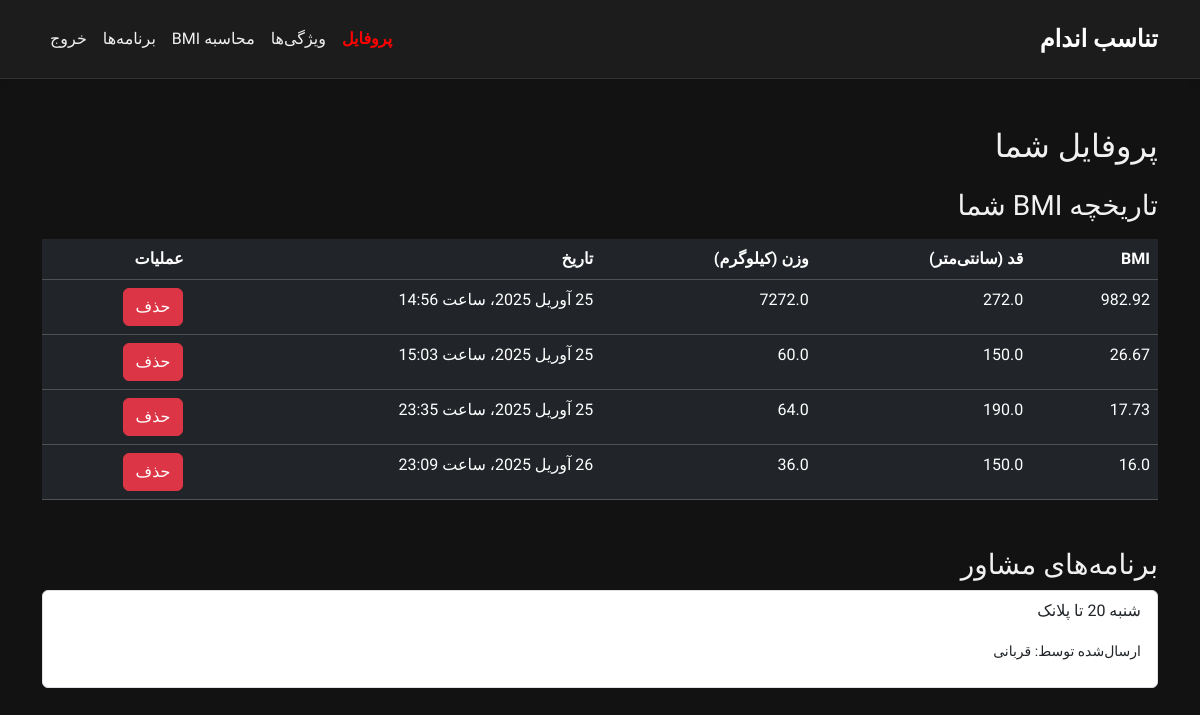
/profile/ (signed in), run on the app's committed database.
### appone/models.py (models this page shows, shortened)
class BMIHistory(models.Model):
    user = models.ForeignKey(User, on_delete=models.CASCADE)
    height = models.FloatField()  # قد دانش‌آموز
    weight = models.FloatField()  # وزن دانش‌آموز
    bmi = models.FloatField()  # شاخص BMI
    date_created = models.DateTimeField(auto_now_add=True)  # زمان ایجاد BMI

class HealthProgram(models.Model):
    user = models.ForeignKey(User, on_delete=models.CASCADE)
    consultant = models.ForeignKey('Consultant', on_delete=models.CASCADE)
    program_text = models.TextField()  # برنامه ارسال شده
    date_assigned = models.DateTimeField(auto_now_add=True)  # زمان ارسال برنامه

class Consultant(models.Model):
    user = models.OneToOneField(User, on_delete=models.CASCADE)
    name = models.CharField(max_length=100)  # نام مشاور
    code = models.CharField(max_length=20, unique=True)  # کد مشاور برای شناسایی

### appone/views.py (the view)
# urls.py: path('profile/', views.profile, name='profile'),
@login_required
def profile(request):
    bmi_history = BMIHistory.objects.filter(user=request.user)
    health_programs = HealthProgram.objects.filter(user=request.user)
    return render(request, 'profile.html', {'bmi_history': bmi_history, 'health_programs': health_programs})

### appone/templates/profile.html (shortened to what this page needs)
<!DOCTYPE html>
<html lang="fa" dir="rtl">
<head>
    <link href="https://cdn.jsdelivr.net/npm/bootstrap@5.3.2/dist/css/bootstrap.rtl.min.css" rel="stylesheet" />
</head>
<body>
    <header>
        <nav class="navbar navbar-expand-lg navbar-light py-3">
            <div class="container">
                <a class="navbar-brand" href="#">تناسب اندام</a>
                <div class="collapse navbar-collapse" id="navbarNav">
                    <ul class="navbar-nav ms-auto">
                        <li class="nav-item">
                            <a class="nav-link active" href="#profile">پروفایل</a>
                        </li>
                        <li class="nav-item">
                            <a class="nav-link" href="#features">ویژگی‌ها</a>
                        </li>
                        <li class="nav-item">
                            <a class="nav-link" href="#bmi">محاسبه BMI</a>
                        </li>
                        <li class="nav-item">
                            <a class="nav-link" href="#plans">برنامه‌ها</a>
                        </li>
                        <li class="nav-item">
                            <a class="nav-link" href="{% url 'logout' %}">خروج</a>
                        </li>
                    </ul>
                </div>
            </div>
        </nav>
    </header>
    <div class="container mt-5">
        <h2>پروفایل شما</h2>
        <h3 class="mt-4">تاریخچه BMI شما</h3>
        <table class="table mt-3 table-dark">
            <thead>
                <tr>
                    <th>BMI</th>
                    <th>قد (سانتی‌متر)</th>
                    <th>وزن (کیلوگرم)</th>
                    <th>تاریخ</th>
                    <th>عملیات</th>
                </tr>
            </thead>
            <tbody>
                {% for bmi in bmi_history %}
                <tr>
                    <td>{{ bmi.bmi }}</td>
                    <td>{{ bmi.height }}</td>
                    <td>{{ bmi.weight }}</td>
                    <td>{{ bmi.date_created }}</td>
                    <td>
                        <a href="#" class="btn btn-danger" data-bs-toggle="modal" data-bs-target="#confirmDeleteModal{{ bmi.id }}">حذف</a>
                    </td>
                </tr>
                {% endfor %}
            </tbody>
        </table>
        <h3 class="mt-5">برنامه‌های مشاور</h3>
        <ul class="list-group">
            {% for program in health_programs %}
            <li class="list-group-item">
                <p>{{ program.program_text }}</p>
                <p><small>ارسال‌شده توسط: {{ program.consultant.name }}</small></p>
            </li>
            {% endfor %}
        </ul>
    </div>
</body>
</html>

### appone/templates/profile.html (style rules this page uses)
body { font-family: 'Vazirmatn', sans-serif; background-color: #121212; color: #f1f1f1; }
header { background-color: #1c1c1c; border-bottom: 1px solid #333; box-shadow: 0 2px 8px rgba(0, 0, 0, 0.05); position: sticky; top: 0; z-index: 1000; }
.navbar-brand { font-weight: bold; font-size: 1.5rem; color: rgb(255, 255, 255) !important; }
.navbar-nav .nav-link { color: #f1f1f1; transition: color 0.3s ease; }
.nav-link.active { color: red !important; font-weight: bold; }

### data on the page
BMIHistory: bmi "982.92", height "272.0", weight "7272.0", date_created "25 آوریل 2025، ساعت 14:56"
BMIHistory: bmi "26.67", height "150.0", weight "60.0", date_created "25 آوریل 2025، ساعت 15:03"
BMIHistory: bmi "17.73", height "190.0", weight "64.0", date_created "25 آوریل 2025، ساعت 23:35"
BMIHistory: bmi "16.0", height "150.0", weight "36.0", date_created "26 آوریل 2025، ساعت 23:09"
HealthProgram: program_text "شنبه 20 تا پلانک", consultant.name "قربانی"
